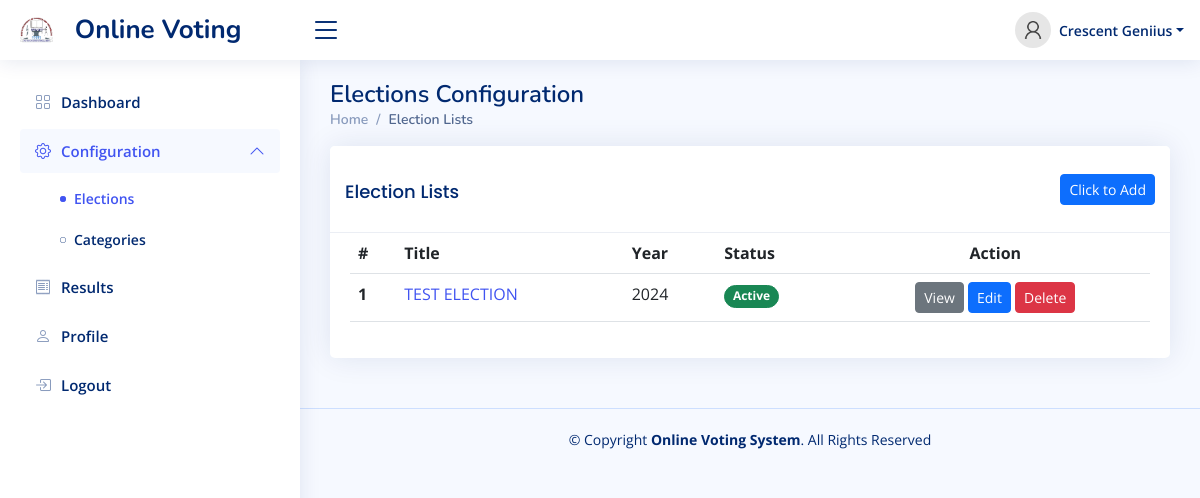
/index.php?page=election_config (signed in), run on the app's committed database.
### tables this page shows
CREATE TABLE `users` (
  `id` int(11) NOT NULL,
  `name` varchar(255) NOT NULL,
  `username` varchar(255) NOT NULL,
  `email` varchar(255) DEFAULT NULL,
  `phone` varchar(255) DEFAULT NULL,
  `profile_picture` varchar(255) DEFAULT NULL,
  `password` varchar(255) NOT NULL,
  `type` tinyint(4) NOT NULL DEFAULT 1,
  `updated_by` int(11) DEFAULT NULL,
  `created_at` timestamp NOT NULL DEFAULT current_timestamp(),
  `updated_at` timestamp NULL DEFAULT NULL ON UPDATE current_timestamp()
);

CREATE TABLE `election` (
  `id` int(11) NOT NULL,
  `title` varchar(255) NOT NULL,
  `year` varchar(255) NOT NULL,
  `voters` varchar(255) NOT NULL,
  `starttime` timestamp NULL DEFAULT NULL,
  `endtime` timestamp NULL DEFAULT NULL,
  `description` varchar(255) DEFAULT NULL,
  `status` tinyint(1) NOT NULL DEFAULT 0 COMMENT '0 - Is not active, 1 - Is Active',
  `can_vote` tinyint(4) DEFAULT NULL,
  `report_path` varchar(255) DEFAULT NULL,
  `added_by` int(11) DEFAULT NULL,
  `updated_by` int(11) DEFAULT NULL,
  `created_at` timestamp NOT NULL DEFAULT current_timestamp(),
  `updated_at` timestamp NULL DEFAULT NULL ON UPDATE current_timestamp()
);

### election_config.php (the view, shortened to what this page needs)
<div class="pagetitle">
  <h1>Elections Configuration</h1>
  <nav>
    <ol class="breadcrumb">
      <li class="breadcrumb-item"><a href="index.php">Home</a></li>
      <li class="breadcrumb-item active">Election Lists</li>
    </ol>
  </nav>
</div>
<section class="section">
  <div class="card">
    <div class="card-header d-flex align-items-center justify-content-between">
      <h5 class="card-title m-0">Election Lists</h5>
      <a href="#" type="button" class="btn btn-primary btn-sm" data-bs-toggle="modal" data-bs-target="#addElection">Click to Add</a>
    </div>
    <div class="card-body table-responsive">
      <table class="table table-hover text-nowrap">
        <thead>
          <tr>
            <th scope="col">#</th>
            <th scope="col">Title</th>
            <th scope="col">Year</th>
            <th scope="col">Status</th>
            <th class="text-center" scope="col">Action</th>
          </tr>
        </thead>
        <tbody class="election">
          <?php
          $i = 1;
          $election = $conn->prepare("SELECT * FROM election ORDER BY id DESC");
          $election->execute();
          $result = $election->get_result();
          while ($row = $result->fetch_assoc()) {
            echo '<tr>
                    <th scope="row">' . $i++ . '</th>
                    <td><a href="index.php?page=candidates&election_id=' . $row['id'] . '">' . $row['title'] . '</a></td>
                    <td>' . $row['year'];
            if ($row['status'] === 0) {
              echo '<td><a href="#" name="status" class="btn badge rounded-pill btn-secondary election-status" data-id="' . $row['id'] . '" data-status="1" data-name="Activate">Not active</a></td>';
            } else {
              echo '<td><a href="#" name="status" class="btn badge rounded-pill btn-success election-status" data-id="' . $row['id'] . '" data-status="0" data-name="Deactivate">Active</a></td>';
            }
            echo '<td class="text-center"><a href="#" class="btn btn-secondary btn-sm open-modal" data-bs-toggle="modal" data-bs-target="#viewElection" data-id="' . $row['id'] . '">View</a>
                        <a href="#" class="btn btn-primary btn-sm edit-election-modal" data-bs-toggle="modal" data-bs-target="#editElection" data-id="' . $row['id'] . '">Edit</a>
                        <a href="#" class="btn btn-danger btn-sm delete-election" data-id="' . $row['id'] . '" data-name="' . $row['title'] . '">Delete</a></td>
                  </tr>';
          } ?>
        </tbody>
      </table>
    </div>
  </div>
</section>

### includes/header.php (shortened to what this page needs)
<?php
include 'config/dbconnection.php';
$userId = $_SESSION['login_id'];
$stmt = $conn->prepare("SELECT * FROM users WHERE id = ?");
$stmt->bind_param('i', $userId);
$stmt->execute();
$row = $stmt->get_result()->fetch_assoc();
?>
<header id="header hide" class="header fixed-top d-flex align-items-center">
  <div class="d-flex align-items-center justify-content-between">
    <a href="index.php" class="logo d-flex align-items-center">
      <img src="assets/img/logo.jpg" class="d-md-nones" alt="">
      <span class="d-none d-lg-block ps-3">Online Voting</span>
    </a>
    <i class="bi bi-list toggle-sidebar-btn"></i>
  </div>
  <nav class="header-nav ms-auto">
    <ul class="d-flex align-items-center">
      <li class="nav-item dropdown pe-3">
        <a class="nav-link nav-profile d-flex align-items-center pe-0" href="#" data-bs-toggle="dropdown">
          <?php
          if ($row['profile_picture']) {
            $profile_picture = $row['profile_picture'];
            $profile_picture_path = 'assets/img/profile/users/' . $profile_picture;
            if (file_exists($profile_picture_path)) {
              echo '<img src="' . $profile_picture_path . '" alt="Profile Picture" class="rounded-circle">';
            }
          } else { ?>
            <img src="assets/img/user.png" alt="Profile" class="rounded-circle">
          <?php } ?>
          <span class="d-none d-md-block dropdown-toggle ps-2"><?php echo $row['name'] ?></span>
        </a>
      </li>
    </ul>
  </nav>
</header>

### assets/css/style.css (style rules this page uses)
:root { scroll-behavior: smooth; }
body { font-family: "Open Sans", sans-serif; background: #f6f9ff; color: #444444; }
a { color: #4154f1; text-decoration: none; }
h1, h2, h3, h4, h5, h6 { font-family: "Nunito", sans-serif; }
.pagetitle { margin-bottom: 10px; }
.pagetitle h1 { font-size: 24px; margin-bottom: 0; font-weight: 600; color: #012970; }
.card { margin-bottom: 30px; border: none; border-radius: 5px; box-shadow: 0px 0 30px rgba(1, 41, 112, 0.1); }
.card-header, .card-footer { border-color: #ebeef4; background-color: #fff; color: #798eb3; padding: 15px; }
.card-title { padding: 20px 0 15px 0; font-size: 18px; font-weight: 500; color: #012970; font-family: "Poppins", sans-serif; }
.card-body { padding: 0 20px 20px 20px; }
.breadcrumb { font-size: 14px; font-family: "Nunito", sans-serif; color: #899bbd; font-weight: 600; }
.breadcrumb a { color: #899bbd; transition: 0.3s; }
.breadcrumb .breadcrumb-item::before { color: #899bbd; }
.breadcrumb .active { color: #51678f; font-weight: 600; }
.logo { line-height: 1; }
@media (min-width: 1200px) { .logo { width: 280px; } }
.logo img { max-height: 26px; margin-right: 6px; }
.logo span { font-size: 26px; font-weight: 700; color: #012970; font-family: "Nunito", sans-serif; }
.header { transition: all 0.5s; z-index: 997; height: 60px; box-shadow: 0px 2px 20px rgba(1, 41, 112, 0.1); background-color: #fff; padding-left: 20px; }
.header .toggle-sidebar-btn { font-size: 32px; padding-left: 10px; cursor: pointer; color: #012970; }
.header-nav ul { list-style: none; }
.header-nav>ul { margin: 0; padding: 0; }
.header-nav .nav-profile { color: #012970; }
.header-nav .nav-profile img { max-height: 36px; }
.header-nav .nav-profile span { font-size: 14px; font-weight: 600; }

### data on the page
users: name "Crescent Geniius"
election: title "TEST ELECTION", year "2024"
